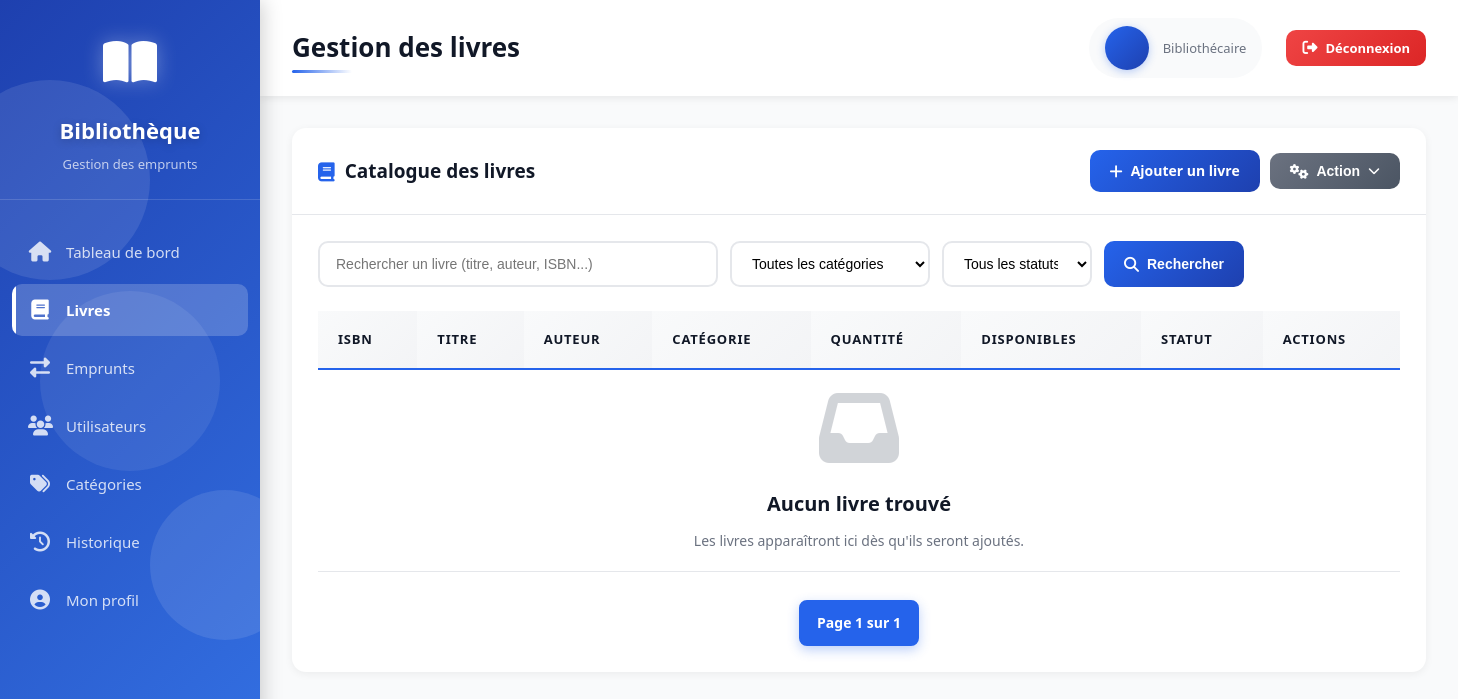
Page /books/ (signed in) on the earlier database version.
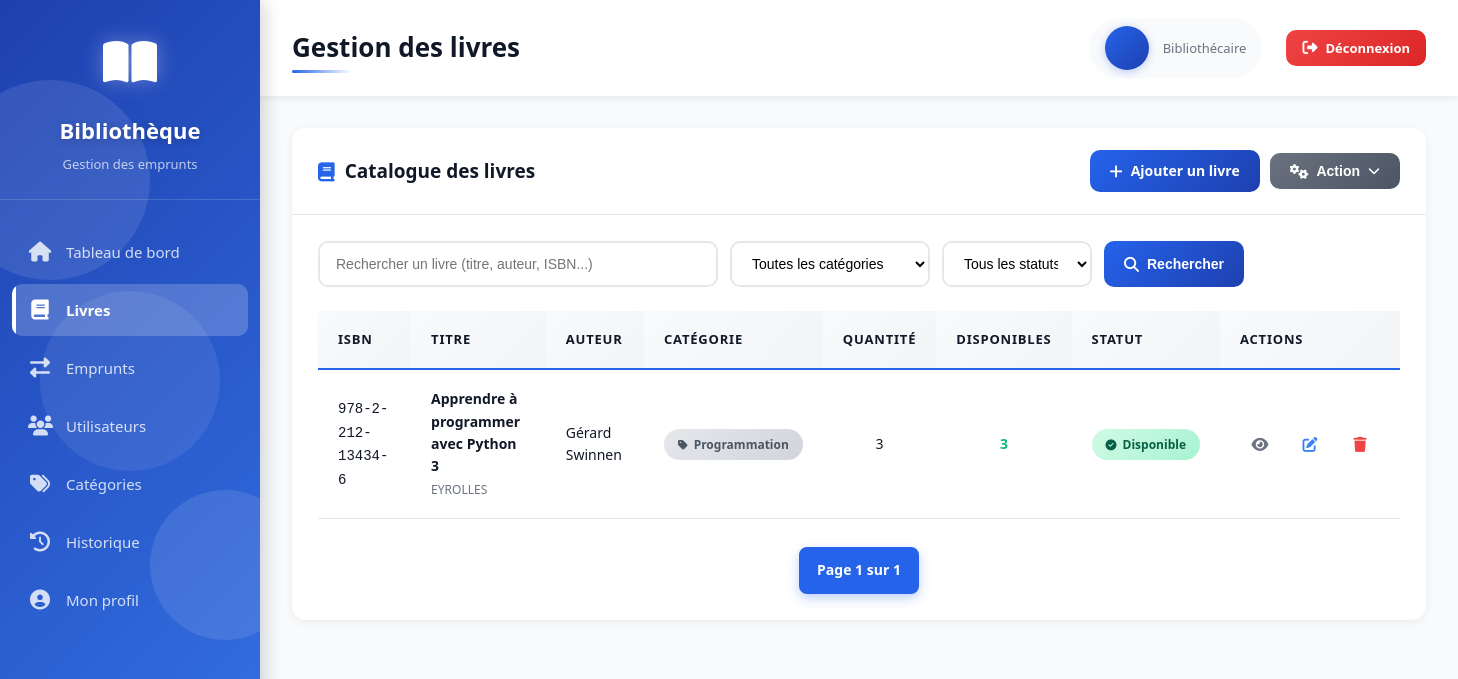
Same page on the later database version.
### books/models.py (models this page shows, shortened)
class Livre(models.Model):
    isbn = models.CharField(max_length=10, null=False)
    titre = models.CharField(max_length=100, null=False)
    langue = models.CharField(max_length=2, choices=LANGUAGES_CHOICES)
    quantite = models.SmallIntegerField(default=1)
    nbre_pages = models.SmallIntegerField()
    annee_publication = models.IntegerField(
        validators=[
            MinValueValidator(1400),          # éviter les années aberrantes
            MaxValueValidator(current_year)   # pas de date dans le futur
        ],
        null=True,
        blank=True
    )
    emplacement = models.CharField(max_length=200,null=True,blank=True)
    resume = models.TextField(null=True,blank=True)
    editeur = models.ForeignKey(Editeur,on_delete=models.CASCADE)
    auteur = models.ForeignKey(Auteur,on_delete=models.CASCADE)
    categorie = models.ForeignKey(Categorie,on_delete=models.CASCADE)
    def is_available(self):
        emprunts = Emprunter.objects.filter(
            livre=self,
            status="active"
        ).count()
        return (self.quantite - emprunts) > 0
    def available_quantity(self):
        emprunts = Emprunter.objects.filter(
            livre=self,
            status="active"
        ).count()
        return self.quantite - emprunts

class Editeur(models.Model):
    nom = models.CharField(max_length=200,null=False)

class Auteur(models.Model):
    nom_complet = models.CharField(max_length=150,null=False)
    dateNaiss = models.DateField(null=True, default=None)

class Categorie(models.Model):
    nom = models.CharField(max_length=40,null=False)
    description = models.TextField()
    icone = models.CharField(max_length=50, choices=ICONE_CHOICES)
    couleur = models.CharField(max_length=10, null=False)
    slug_url = models.SlugField(max_length=100, blank=True, unique=True)
    is_active = models.BooleanField(default=True)

### app/views.py (the view, shortened to what this page needs)
# urls.py: path('books/', views.books_list, name="books_list"),
@login_required(login_url='signin')
def books_list(request):
    categories_active = Categorie.objects.filter(is_active=True)
    livres = Livre.objects.all()
    search = request.GET.get("search", "")
    category_id = request.GET.get("category", "")
    status = request.GET.get("status", "")
    if category_id:
        livres = livres.filter(categorie_id=category_id)
    if status == "available":
        livres = livres.filter(quantite__gte=1)
    elif status == "borrowed":
        livres = livres.filter(quantite__lt=1)
    paginator = Paginator(livres, 10)
    page_number = request.GET.get("page")
    page_obj = paginator.get_page(page_number)
    return render(request, "books_list.html", {
        "books": page_obj,
        "categories": categories_active,
        "search_query": search,
        "selected_category": category_id,
        "selected_status": status,
        "page_obj": page_obj,
        "is_paginated": True,
    })

### templates/books_list.html (shortened to what the changed rows need)
{% extends 'base.html' %}
{% block page_title %}Gestion des livres{% endblock %}
{% block content %}
<div class="card">
    <div class="card-body">
        <div class="table-responsive">
            <table class="modern-table">
                <thead>
                    <tr>
                        <th>ISBN</th>
                        <th>Titre</th>
                        <th>Auteur</th>
                        <th>Catégorie</th>
                        <th>Quantité</th>
                        <th>Disponibles</th>
                        <th>Statut</th>
                        <th>Actions</th>
                    </tr>
                </thead>
                <tbody>
                    {% for book in books %}
                    <tr class="table-row-animate">
                        <td><code>{{ book.isbn }}</code></td>
                        <td>
                            <strong>{{ book.titre }}</strong><br>
                            <small class="text-muted">{{ book.editeur.nom }}</small>
                        </td>
                        <td>{{ book.auteur.nom_complet }}</td>
                        <td>
                            <span class="badge badge-secondary">
                                <i class="fas fa-tag"></i> {{ book.categorie.nom }}
                            </span>
                        </td>
                        <td class="text-center">{{ book.quantite }}</td>
                        <td class="text-center">
                            <strong style="color: {% if book.is_available %}#10b981{% else %}#ef4444{% endif %};">
                                {{ book.available_quantity }}
                            </strong>
                        </td>
                        <td>
                            {% if book.is_available %}
                            <span class="badge badge-success"><i class="fas fa-check-circle"></i> Disponible</span>
                            {% else %}
                            <span class="badge badge-danger"><i class="fas fa-times-circle"></i> Indisponible</span>
                            {% endif %}
                        </td>
                        <td>
                            <div class="action-buttons">
                                <a href="{% url 'books_edit' book.id %}" class="btn btn-sm btn-icon btn-view" title="Voir">
                                    <i class="fas fa-eye"></i>
                                </a>
                                <a href="{% url 'books_edit' book.id %}" class="btn btn-sm btn-icon btn-edit" title="Modifier">
                                    <i class="fas fa-edit"></i>
                                </a>
                                <a href="{% url 'books_delete' book.id %}"
                                class="btn btn-sm btn-icon btn-delete"
                                title="Supprimer"
                                onclick="return confirm('Êtes-vous sûr de vouloir supprimer ce livre ?');">
                                    <i class="fas fa-trash"></i>
                                </a>
                            </div>
                        </td>
                    </tr>
                    {% empty %}
                    <tr>
                        <td colspan="8" class="empty-state">
                            <i class="fas fa-inbox"></i>
                            <h3>Aucun livre trouvé</h3>
                            <p>Les livres apparaîtront ici dès qu'ils seront ajoutés.</p>
                        </td>
                    </tr>
                    {% endfor %}
                </tbody>
            </table>
        </div>
    </div>
</div>
{% endblock %}

Differences in the rows shown:
added Livre: isbn "978-2-212-13434-6", titre "Apprendre à programmer avec Python 3", editeur.nom "EYROLLES", auteur.nom_complet "Gérard Swinnen", categorie.nom "Programmation", quantite "3", available_quantity "3", shows "Disponible"
Other differences:
text no longer shown: "Aucun livre trouvé Les livres apparaîtront ici dès qu'ils seront ajoutés."
